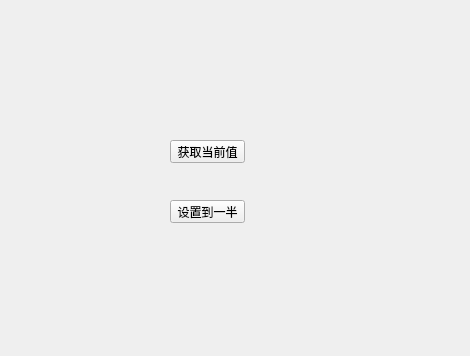
<?xml version="1.0" encoding="UTF-8"?>
<ui version="4.0">
    <class>Widget</class>
    <widget class="QWidget" name="Widget">
        <property name="geometry">
            <rect>
                <x>0</x>
                <y>0</y>
                <width>470</width>
                <height>356</height>
            </rect>
        </property>
        <property name="windowTitle">
            <string>Widget</string>
        </property>
        <widget class="SmallWidget" name="widget" native="true">
            <property name="geometry">
                <rect>
                    <x>100</x>
                    <y>40</y>
                    <width>231</width>
                    <height>41</height>
                </rect>
            </property>
        </widget>
        <widget class="QPushButton" name="btn_get">
            <property name="geometry">
                <rect>
                    <x>170</x>
                    <y>140</y>
                    <width>75</width>
                    <height>23</height>
                </rect>
            </property>
            <property name="text">
                <string>获取当前值</string>
            </property>
        </widget>
        <widget class="QPushButton" name="btn_set">
            <property name="geometry">
                <rect>
                    <x>170</x>
                    <y>200</y>
                    <width>75</width>
                    <height>23</height>
                </rect>
            </property>
            <property name="text">
                <string>设置到一半</string>
            </property>
        </widget>
    </widget>
    <layoutdefault spacing="6" margin="11"/>
    <customwidgets>
        <customwidget>
            <class>SmallWidget</class>
            <extends>QWidget</extends>
<!--            <header location="global">smallwidget.h</header>-->
            <container>1</container>
        </customwidget>
    </customwidgets>
    <resources/>
    <connections/>
</ui>
